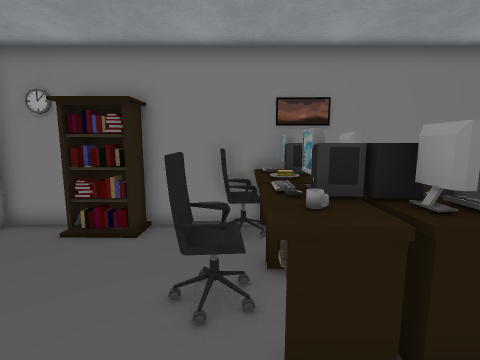
[1] (above)

17 first-person views from a walk through a 3-D level made in the Unity game engine. The camera is 1.4 m above the floor, tilts 8° down and sees 85° across. The floor is counted in squares, 0.5 m on a side. Each view is taken from the middle of a square. On the plan, view 1 faces up. The plan holds only what a view shows up to about 19 squares ahead; the rest is blank. The player is left out. Door leaves are left out, so doorways stand open.

[2]
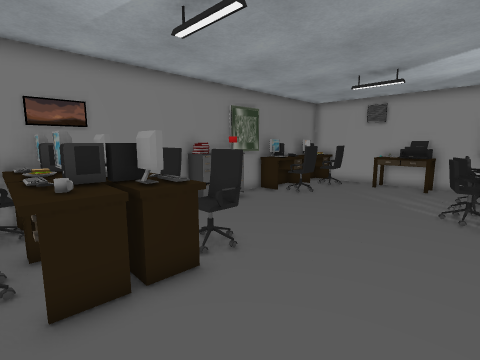

[3]
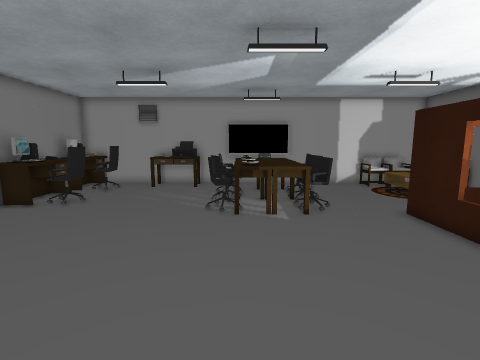

[4]
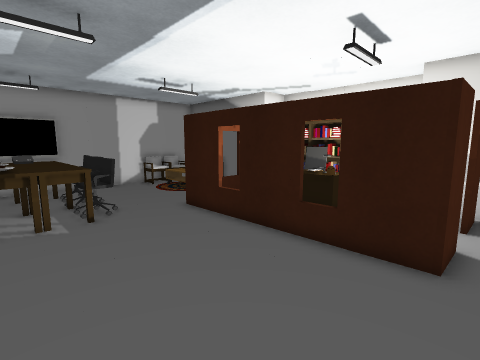

[5]
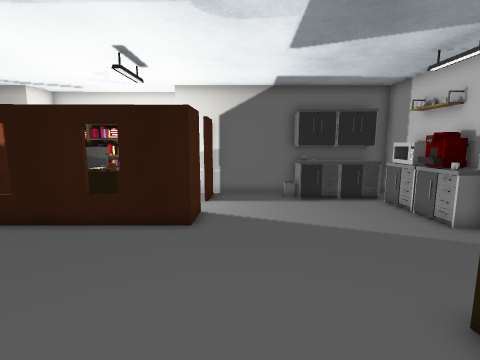

[6]
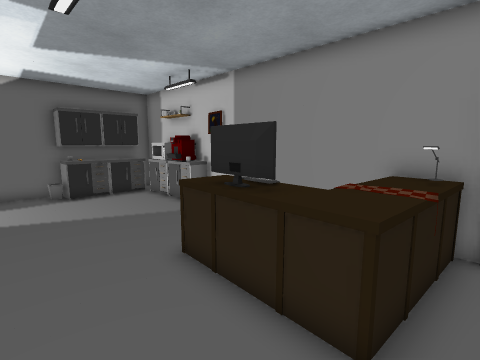

[7]
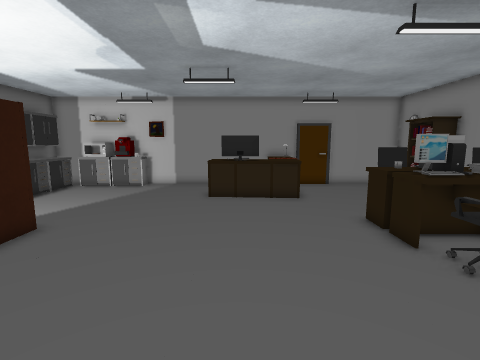

[8]
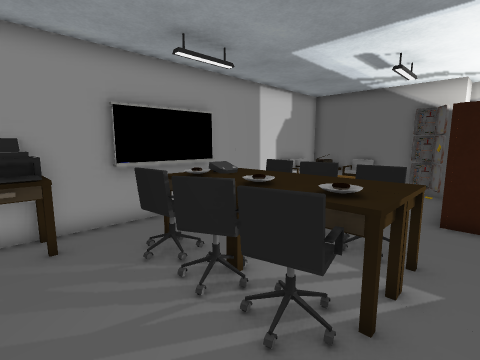

[9]
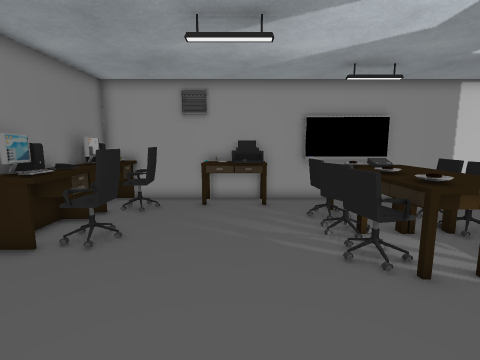

[10]
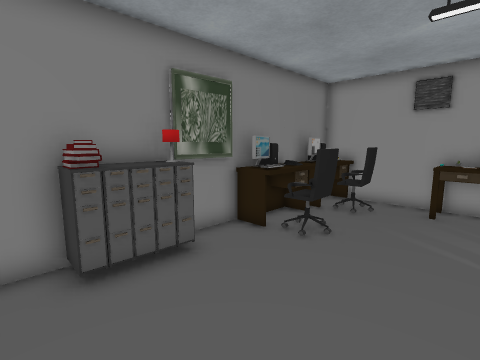

[11]
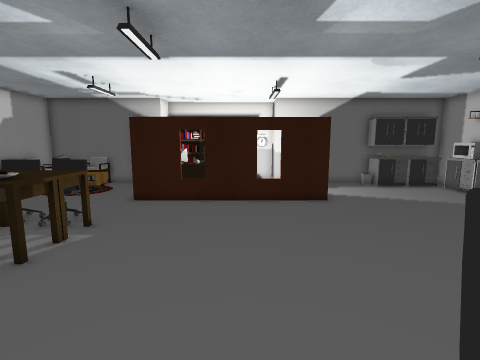

[12]
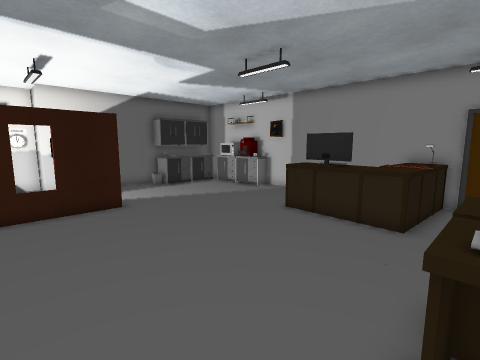

[13]
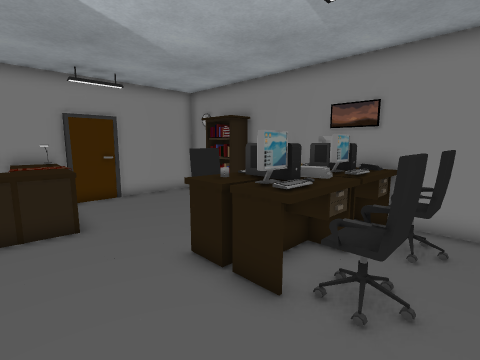

[14]
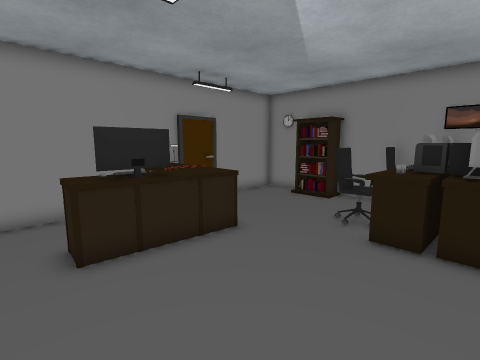

[15]
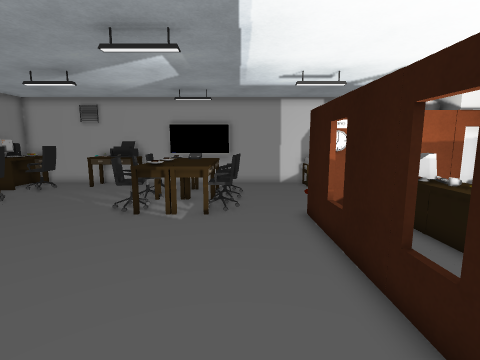

[16]
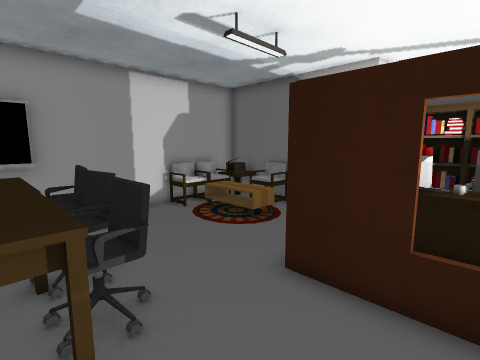

[17]
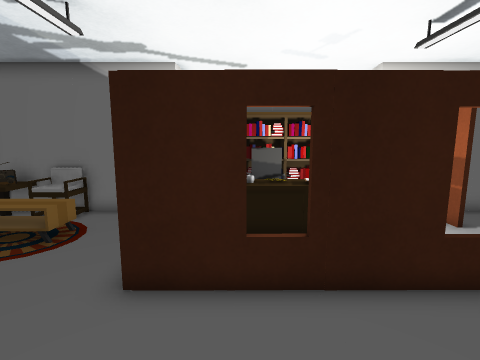

### Floor plan
Points are (right, up) in squares from view 1. A wall is a line through its corners. A room is listed if a view was taken in it or the views show most of it. See-through windows are left out.
Room 1 (views 1, 2, 3, 4, 5, 6, 7, 8, 9, 10, 11, 12, 13, 14, 15, 16, 17)
walls: (8.4, -8.7) (11.3, -8.7); (1.6, -10.6) (1.7, -8.7) (7.8, -8.7); (1.7, -12.4) (1.7, -13); (3, -14.6) (3.3, -14.6); (1.5, -14.4) (1.5, -12.4); (11.9, -14.6) (19.4, -14.6); (18.9, -5.4) (18.9, -2.4); (19.3, -0.6) (19.3, 0.6); (-8.1, -9.4) (-8.1, -10.5); (13.6, 8.8) (-3.2, 8.8); (-7.9, 4.2) (-7.9, 1.9); (-8.1, 4) (-8.1, -7.5); (-5.9, 8.8) (-8.1, 8.8) (-8.1, 4.1); (19.3, 4.4) (19.3, 8.8); (-8.1, -12.4) (-8.1, -14.6) (2.2, -14.6); (19.3, -10.5) (19.3, -2.4)
low walls: (2.7, 2.6) (2.1, 2.6) (2.1, 4.8); (3.6, 4) (3.6, 3.4); (0.3, 2.7) (0.4, 3.5); (0.6, 3.3) (0.6, 3.9); (2.3, 4.5) (2.2, 2.8) (2.7, 2.8); (1.9, 5) (1.8, 2.7) (1.4, 2.7); (3.6, 5.6) (3.6, 4.4) (2.2, 4.4); (5.6, -12.3) (5.6, -11.8) (9.5, -11.8); (3.5, 8.6) (2.4, 8.6); (15.5, 7.2) (12.6, 7.2) (12.5, 8.7); (19.1, 7.5) (18, 7.4); (19.3, 7.3) (16.3, 7.2)
ways out: open door at (2, -11.5)
objects: counter (-8, -12); microwave (-8, -12) to (-7, -11); counter (-8, -9) to (-7, -8); painting (-8, -8); counter (-7, -14) to (-6, -14); counter (-7, -13) to (-5, -13); machine (-7, -10); other object (-7, -9); desk (-7, -4) to (-3, 1); other object (-7, 1); bookshelf (-5, 8) to (-3, 8); TV (-4, -3) to (-4, -1); counter (-3, -13); chair (-1, 4) to (0, 5); chair (-1, 7) to (0, 8); other object (1, 3); computer (1, 5); other object (1, 6) to (1, 7); computer (1, 8); computer (3, 3); computer (3, 7); other object (3, 8); chair (4, 3) to (5, 4); chair (4, 6) to (5, 7); cabinet (7, 8) to (10, 8); desk (11, -5) to (14, -4); desk (11, -3) to (14, -2); chair (11, -2) to (13, -1); chair (12, -6) to (13, -5); chair (13, 6) to (14, 6); chair (14, -6) to (15, -5); chair (14, -2) to (15, -1); other object (15, -14) to (17, -13); other object (15, -13); desk (15, -4); desk (15, -3); chair (16, -6) to (17, -5); other object (16, -4) to (16, -3); chair (16, -2) to (17, -1); chair (16, 6) to (18, 6); desk (17, -4); desk (17, -3); printer (17, 1) to (17, 2); other object (18, -14); other object (18, -13) to (19, -12); other object (18, -11) to (19, -10); desk (18, 1) to (19, 4); other object (19, -14); printer (19, 1) to (19, 2)
Room 2 (no view inside)
walls: (19.3, 8.8) (16.1, 8.8)
low walls: (18, 7.4) (18, 8.6)
Room 3 (no view inside)
walls: (16.1, 8.8) (13.6, 8.8)
low walls: (15.4, 8.6) (14, 8.5); (16.3, 7.2) (16.3, 8.4)
objects: other object (15, 8)

Positions as (right, up) in squares from view 1, and headings:
1: (0, 0), facing up
2: (0, -2), facing up-right
3: (1, -2), facing right
4: (1, -2), facing down-right
5: (0, 0), facing down
6: (0, 2), facing down-left
7: (10, -2), facing left
8: (10, 2), facing down-right
9: (6, 2), facing right
10: (6, 2), facing up-right
11: (6, 4), facing down
12: (6, 3), facing down-left
13: (6, -1), facing up-left
14: (3, -5), facing up-left
15: (1, -6), facing right
16: (8, -4), facing down-right
17: (9, -4), facing down
